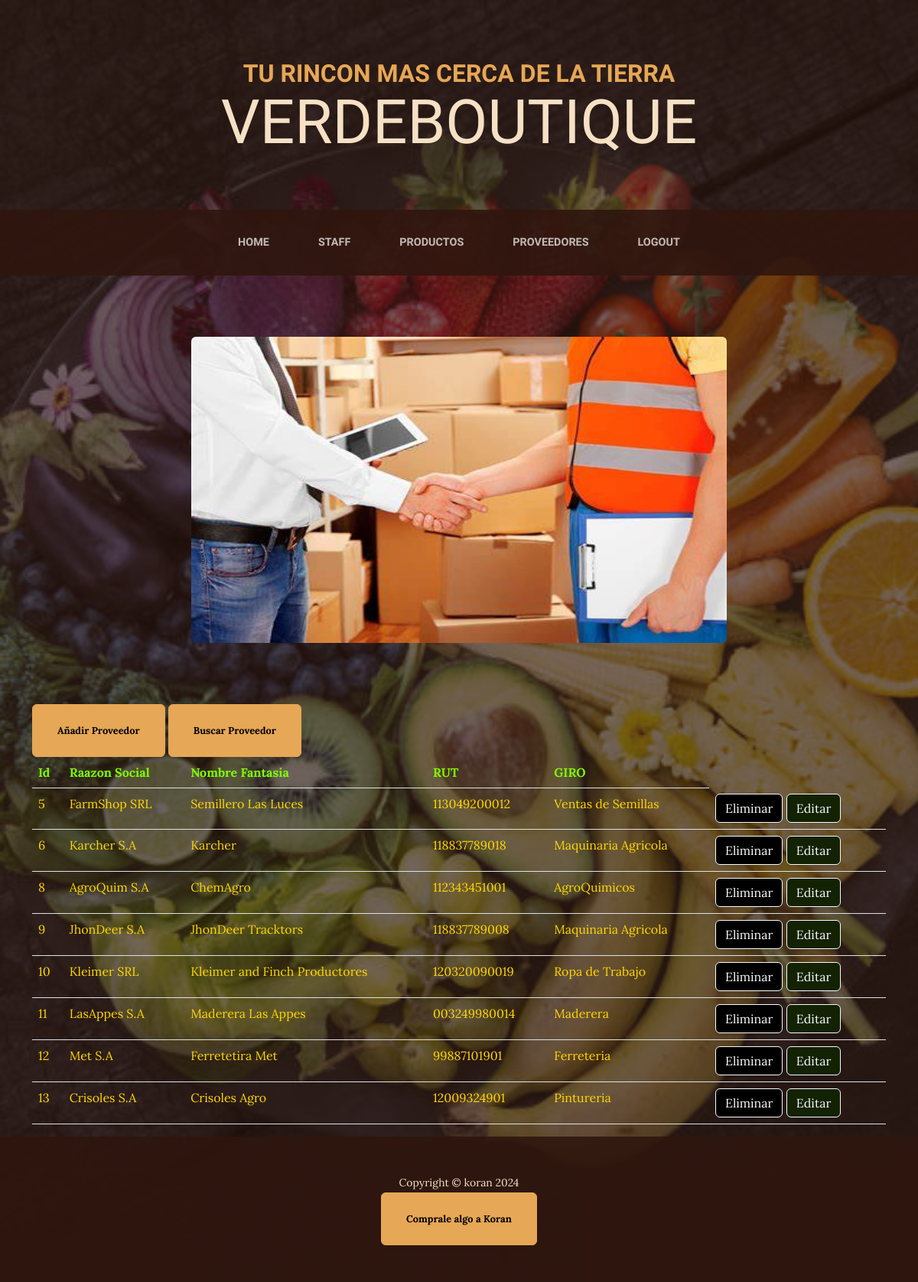
The page /Tienda/proveedores/ on the database its author committed.
### Tienda/models.py (models this page shows)
class Proveedores(models.Model):
    RazonSocial = models.CharField(max_length=30)
    NomFant = models.CharField(max_length=30, null=True)
    Rut = models.CharField(max_length=30)
    Giro = models.CharField(max_length=8)
    def __str__(self):
        return f"{self.RazonSocial} {self.NomFant} {self.Rut} {self.Giro}"

### Tienda/views.py (the view)
# urls.py: path("proveedores/", views.ver_proveedores, name='Proveedores'),
def ver_proveedores(request):
    proveedores = Proveedores.objects.all()
    dicc = {"proveedores":proveedores}
    print("contenido de productos")
    for proveedor in proveedores:
        print(proveedor.id, proveedor.RazonSocial, proveedor.NomFant, proveedor.Rut, proveedor.Giro)
    print("contendio dee dicc")
    print(dicc)
    plantilla = loader.get_template("proveedores.html")
    documento = plantilla.render(dicc)
    print("contenido dede documento")
    print(documento)
    return HttpResponse(documento)

### Tienda/template/proveedores.html (shortened to what this page needs)
{%extends 'home.html'%}
{%load static%}
{%block nav%}
<nav class="navbar navbar-expand-lg navbar-dark py-lg-4" id="mainNav">
    <div class="container">
        <div class="collapse navbar-collapse" id="navbarSupportedContent">
            <ul class="navbar-nav mx-auto">
                <li class="nav-item px-lg-4"><a class="nav-link text-uppercase" href="{% url 'Home' %}">Home</a></li>
                <li class="nav-item px-lg-4"><a class="nav-link text-uppercase" href="{% url 'About' %}">Staff</a></li>
                <li class="nav-item px-lg-4"><a class="nav-link text-uppercase" href="{% url 'Products' %}">Productos</a></li>
                <li class="nav-item px-lg-4"><a class="nav-link text-uppercase" href="{% url 'Proveedores' %}">Proveedores</a></li>
                <li class="nav-item px-lg-4"><a class="nav-link text-uppercase" href="">Logout</a></li>
            </ul>
        </div>
    </div>
</nav>
{%endblock%}
{%block contenido%}
        <div class="container" style="margin:auto">
            <a class="btn btn-primary btn-xl" style="margin: auto;" href="{%url 'NProv'%}">Añadir Proveedor</a>
            <a class="btn btn-primary btn-xl" style="margin: auto;" href="{%url 'PvBuscar'%}">Buscar Proveedor</a>
            <table class="table">
                <thead>
                    <tr>
                        <th scope="col" style="color: chartreuse;">Id</th>
                        <th scope="col" style="color: chartreuse;">Raazon Social</th>
                        <th scope="col" style="color: chartreuse;">Nombre Fantasia</th>
                        <th scope="col" style="color: chartreuse;">RUT</th>
                        <th scope="col" style="color: chartreuse;">GIRO</th>
                    </tr>
                </thead>
                <tbody>
                    {%for n in proveedores%}
                    <tr>
                        <td style="color: gold;">{{n.id}}</td>
                        <td style="color: gold;">{{n.RazonSocial}}</td>
                        <td style="color: gold;">{{n.NomFant}}</td>
                        <td style="color: gold;">{{n.Rut}}</td>
                        <td style="color: gold;">{{n.Giro}}</td>
                        <td>
                        <a type="button" class="btn btn-outline-light" style="background-color: black;" href="{%url 'el_prov' n.id%}">Eliminar</a>
                        <a type="button" class="btn btn-outline-light" style="background-color: rgb(18, 34, 2);" href="{%url 'edit_prov' n.id%}">Editar</a>
                        </td>
                    </tr>
                    {%endfor%}
                </tbody>
            </table>
        </div>
{%endblock%}
{%block encabezado%}
<section class="page-section clearfix">
    <div class="container">
        <div class="" style="text-align: center;">
            <img class="img-fluid mb-3 mb-lg-0 rounded" src="{% static 'Tienda/assets/img/prov.jpg' %}" alt="..." style="width: 700px; height:400px;" />
</section>
{%endblock%}
{%block pie%}
<footer class="footer text-faded text-center py-5">
    <div class="container"><p class="m-0 small">Copyright &copy; koran 2024</p></div>
    <div class="intro-button mx-auto"><a class="btn btn-primary btn-xl" href="https://steamcommunity.com/profiles/76561198387410870/">Comprale algo a Koran</a></div>
</footer>
{%endblock%}

### rows shown on the page
Proveedores: id "5", RazonSocial "FarmShop SRL", NomFant "Semillero Las Luces", Rut "113049200012", Giro "Ventas de Semillas"
Proveedores: id "6", RazonSocial "Karcher S.A", NomFant "Karcher", Rut "118837789018", Giro "Maquinaria Agricola"
Proveedores: id "8", RazonSocial "AgroQuim S.A", NomFant "ChemAgro", Rut "112343451001", Giro "AgroQuimicos"
Proveedores: id "9", RazonSocial "JhonDeer S.A", NomFant "JhonDeer Tracktors", Rut "118837789008", Giro "Maquinaria Agricola"
Proveedores: id "10", RazonSocial "Kleimer SRL", NomFant "Kleimer and Finch Productores", Rut "120320090019", Giro "Ropa de Trabajo"
Proveedores: id "11", RazonSocial "LasAppes S.A", NomFant "Maderera Las Appes", Rut "003249980014", Giro "Maderera"
Proveedores: id "12", RazonSocial "Met S.A", NomFant "Ferretetira Met", Rut "99887101901", Giro "Ferreteria"
Proveedores: id "13", RazonSocial "Crisoles S.A", NomFant "Crisoles Agro", Rut "12009324901", Giro "Pintureria"
